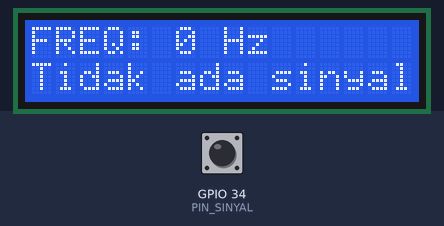
Bench run of a sketch on a simulated ESP32. On the bench: 16×2 character LCD. The inputs (shaded band) are chosen by the test bench; at power-on: GPIO 34 (PIN_SINYAL) LOW. What the sketch prints to the serial monitor is not drawn.

Above: at 3.2 s.
3.3 s: GPIO 34 (PIN_SINYAL) driven HIGH
At 4.3 s:
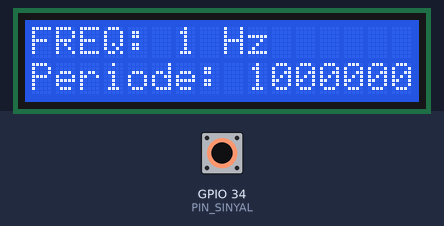
6.1 s: GPIO 34 (PIN_SINYAL) pulsed LOW 5 times (0.12 s each, 0.3 s apart)
At 7.5 s:
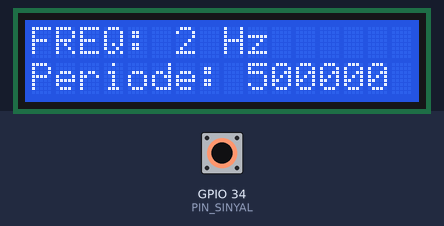
Timing chart, 0 to 9.1 s (numbered marks = the images above; inputs shaded):
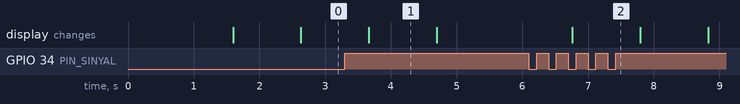

The sketch:

PengukurFrekuensiSinyal.ino
```cpp
// Pengukur Frekuensi Sinyal — ESP32 + LCD I2C 16x2
//
// Mengukur frekuensi sinyal gelombang kotak (0-3,3 V) yang masuk ke
// GPIO34. Setiap sisi naik sinyal membangkitkan interupsi yang menambah
// pencacah pulsa; tiap 1 detik (gate) jumlah pulsa dibaca dan ditampilkan
// sebagai frekuensi (Hz, atau kHz bila >= 1000 Hz) beserta periodenya
// dalam mikrodetik di LCD I2C alamat 0x27. Hasil yang sama dikirim juga
// ke Serial Monitor (115200 baud) untuk kalibrasi dan debug.
//
// Sumber sinyal yang cocok: generator fungsi, osilator NE555, keluaran
// PWM mikrokontroler lain, atau sensor berpulsa. JANGAN beri sinyal
// 5 V langsung ke GPIO34 — turunkan dulu dengan pembagi tegangan
// (mis. 10k seri + 10k ke GND) atau pakai sumber 3,3 V.
//
// Wiring:
//   Sinyal masuk -> GPIO34 (interupsi RISING, pull-down 10k ke GND)
//   LCD SDA      -> GPIO21
//   LCD SCL      -> GPIO22
//   LCD VCC      -> 5V, LCD GND -> GND
//   Catu         -> USB 5V ke VIN ESP32
//
// Board: ESP32 DevKit (esp32:esp32:esp32), ESP32 core 4.0.0.
// Library: LiquidCrystal_I2C 1.1.2 (lihat folder libraries/).

#include <Arduino.h>
#include <Wire.h>
#include <LiquidCrystal_I2C.h>

// ---------- konfigurasi pin & konstanta ----------
const uint8_t PIN_SINYAL   = 34;    // masukkan sinyal gelombang kotak
const uint8_t PIN_SDA_LCD  = 21;    // SDA bus I2C
const uint8_t PIN_SCL_LCD  = 22;    // SCL bus I2C
const uint8_t ALAMAT_LCD   = 0x27;  // alamat I2C LCD 16x2
const uint8_t KOLOM_LCD    = 16;    // lebar LCD
const uint8_t BARIS_LCD    = 2;     // jumlah baris LCD
const uint32_t DURASI_GATE_MS = 1000;  // lama hitung pulsa (1 detik)
const uint32_t BATAS_KILOHERTZ = 1000; // >= nilai ini tampil dalam kHz
const uint32_t BAUD_SERIAL = 115200;   // kecepatan Serial Monitor

// ---------- state ----------
volatile uint32_t hitungPulsa = 0;   // pulsa sejak gate terakhir (ISR)
uint32_t frekuensiHz = 0;            // frekuensi hasil gate terakhir
uint32_t waktuGateSebelumnya = 0;    // millis() saat gate terakhir dibuka

LiquidCrystal_I2C lcd(ALAMAT_LCD, KOLOM_LCD, BARIS_LCD);

// ---------- interupsi: satu pulsa tiap sisi naik ----------
void IRAM_ATTR hitungPulsaInterupsi() {
  hitungPulsa++;
}

// ---------- baca & nolkan pencacah secara atomik ----------
uint32_t bacaFrekuensiGate() {
  noInterrupts();
  uint32_t pulsa = hitungPulsa;
  hitungPulsa = 0;
  interrupts();
  // Gate 1 detik: pulsa per detik = frekuensi dalam hertz.
  return pulsa;
}

// ---------- format frekuensi: "123 Hz" atau "1.23 kHz" ----------
void formatFrekuensi(uint32_t frekuensi, char *buf, size_t ukuranBuf) {
  if (frekuensi >= BATAS_KILOHERTZ) {
    float kiloHertz = frekuensi / 1000.0f;
    snprintf(buf, ukuranBuf, "%.2f kHz", kiloHertz);
  } else {
    snprintf(buf, ukuranBuf, "%u Hz", frekuensi);
  }
}

// ---------- tampilkan frekuensi di baris atas LCD ----------
void tampilkanFrekuensi(uint32_t frekuensi) {
  char teksFrekuensi[12];
  formatFrekuensi(frekuensi, teksFrekuensi, sizeof(teksFrekuensi));
  lcd.setCursor(0, 0);
  lcd.print("FREQ: ");
  lcd.print(teksFrekuensi);
  lcd.print("     ");  // hapus sisa angka lama yang lebih panjang
}

// ---------- tampilkan periode di baris bawah LCD ----------
void tampilkanPeriode(uint32_t frekuensi) {
  lcd.setCursor(0, 1);
  if (frekuensi == 0) {
    lcd.print("Tidak ada sinyal ");
  } else {
    uint32_t periodeUs = 1000000UL / frekuensi;
    lcd.print("Periode: ");
    lcd.print(periodeUs);
    lcd.print(" us   ");
  }
}

// ---------- kirim hasil ke Serial Monitor ----------
void kirimSerial(uint32_t frekuensi) {
  char teksFrekuensi[12];
  formatFrekuensi(frekuensi, teksFrekuensi, sizeof(teksFrekuensi));
  Serial.print("Frekuensi: ");
  Serial.print(teksFrekuensi);
  if (frekuensi > 0) {
    Serial.print(" | Periode: ");
    Serial.print(1000000UL / frekuensi);
    Serial.println(" us");
  } else {
    Serial.println(" | (tidak ada sinyal)");
  }
}

void setup() {
  Serial.begin(BAUD_SERIAL);
  pinMode(PIN_SINYAL, INPUT);  // pull-down 10k eksternal ke GND

  Wire.begin(PIN_SDA_LCD, PIN_SCL_LCD);
  lcd.init();
  lcd.backlight();
  lcd.setCursor(0, 0);
  lcd.print("Pengukur Frekuensi");
  lcd.setCursor(0, 1);
  lcd.print("ESP32 + LCD I2C");
  delay(1500);
  lcd.clear();

  attachInterrupt(digitalPinToInterrupt(PIN_SINYAL),
                  hitungPulsaInterupsi, RISING);
  waktuGateSebelumnya = millis();
  Serial.println("Pengukur frekuensi siap - beri sinyal 0-3,3 V ke GPIO34");
}

void loop() {
  if (millis() - waktuGateSebelumnya >= DURASI_GATE_MS) {
    frekuensiHz = bacaFrekuensiGate();
    tampilkanFrekuensi(frekuensiHz);
    tampilkanPeriode(frekuensiHz);
    kirimSerial(frekuensiHz);
    waktuGateSebelumnya = millis();
  }
}
```

Measured:
- after the input at 3.3 s, the display: changes after 0.37 s (image 1)
- after the input at 6.1 s, the display: changes after 0.66 s (image 2)
- what the display in image 1 shows lasts 1.0 s, from 3.7 s to 4.7 s
